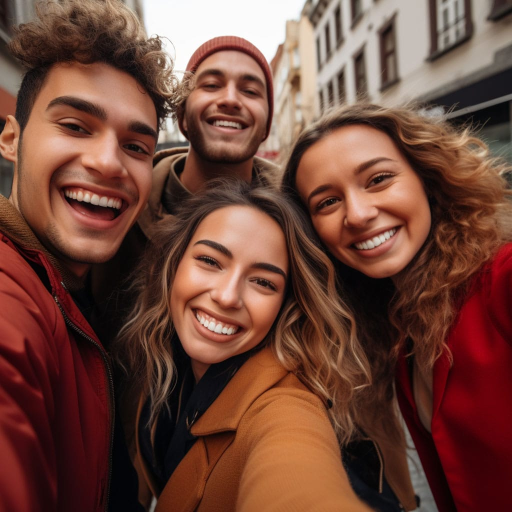
#> input picture ts1.jpg, 1024 x 1024 px (shown at 1/2 size)
$ python main.py
#> lines starting #> are read from the running program, lines starting #| are printed output that depends on the picture; after the words box and inside, x2 and y2 are one past the last pixel; in counts of white or black regions, pixels touching at a corner belong together
import cv2
import matplotlib.pyplot as plt

face_cascade = cv2.CascadeClassifier(cv2.data.haarcascades+'haarcascade_frontalface_default.xml')
image = cv2.imread('ts1.jpg')
#> image is the input picture: shape (1024, 1024, 3); mean B, G, R 58, 70.2, 111.6
# convert to rgb
img_rgb = cv2.cvtColor(image, cv2.COLOR_BGR2RGB)
plt.imshow(img_rgb)

# resize the image
image = cv2.resize(image, (400, 600))
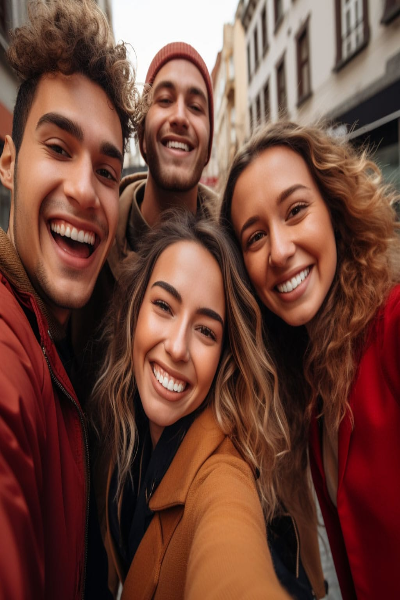
#> image: shape (600, 400, 3); mean B, G, R 57.8, 70.1, 111.5

# convert to gray scale image
gray = cv2.cvtColor(image, cv2.COLOR_BGR2GRAY)
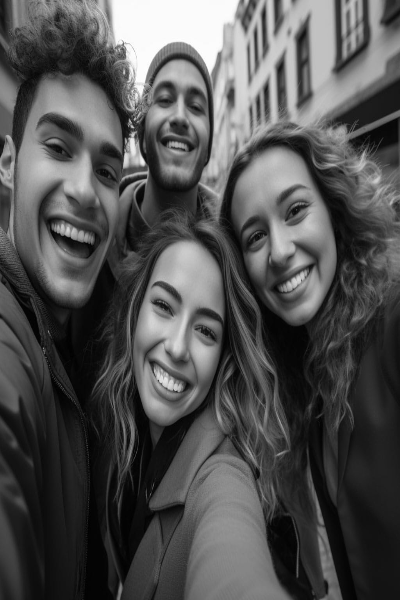
#> gray: shape (600, 400); min 0, max 255, mean 81.1
plt.imshow(gray, cmap='gray')
faces = face_cascade.detectMultiScale(gray)
#> faces = [[36, 218, 75, 75], [248, 230, 96, 96], [128, 62, 102, 102], [112, 323, 101, 101]]
len(faces)
# diplay the faces in the image
for (x, y, w, h) in faces:
    cv2.rectangle(image, (x, y), (x+w, y+h), (0, 255, 0), 2)
#> this loop made 4 passes
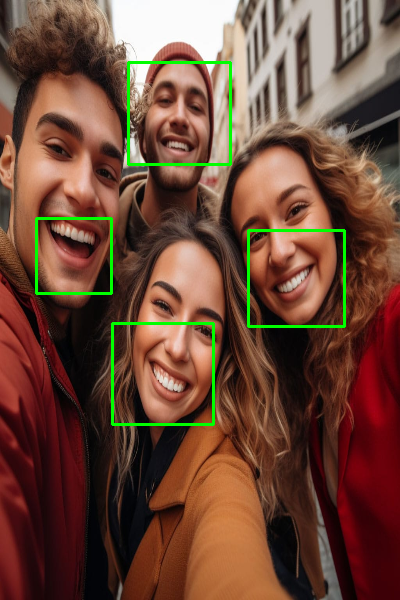
#> image: shape (600, 400, 3); 1.86% of pixels changed, all inside (x1, y1, x2, y2) = (35, 61, 346, 426)
cv2.imshow("Faces ",image)
cv2.waitKey(0)
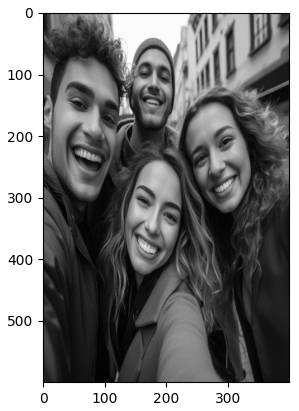
#> figure drawn by matplotlib, 1 panel

$ run again, with ts2.jpg copied over ts1.jpg
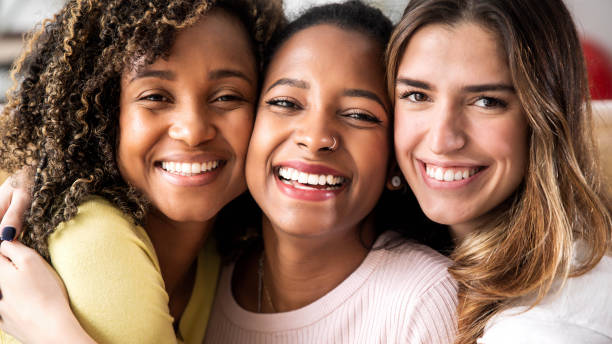
#> input picture ts2.jpg, 612 x 344 px
#> image is the input picture: shape (344, 612, 3); mean B, G, R 92.5, 110.6, 144.3
#> faces = [[156, 294, 85, 85], [75, 94, 104, 104]]
#> the loop `for (x, y, w, h) in faces:` made 2 passes
#> after the loop `for (x, y, w, h) in faces:`:
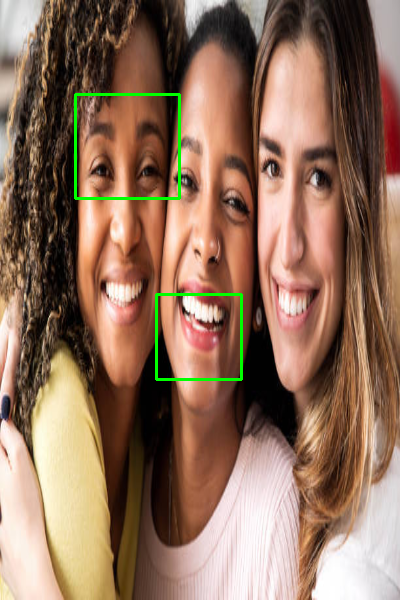
#> image: shape (600, 400, 3); mean B, G, R 91.9, 112.2, 143.1
#> `cv2.waitKey(0)`:
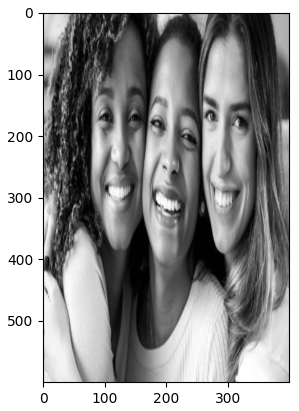
#> figure drawn by matplotlib, 1 panel

$ run again, with ts3.jpg copied over ts1.jpg
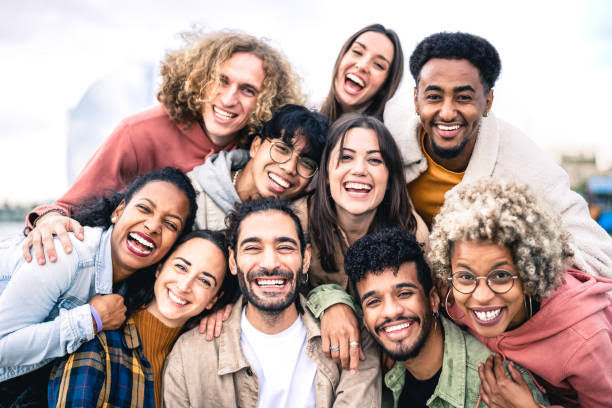
#> input picture ts3.jpg, 612 x 408 px
#> image is the input picture: shape (408, 612, 3); mean B, G, R 156.2, 161.2, 181.9
#> faces = [[160, 407, 35, 35], [205, 234, 58, 58], [226, 410, 57, 57], [133, 334, 84, 84], [86, 397, 64, 64], [250, 113, 88, 88]]
#> the loop `for (x, y, w, h) in faces:` made 6 passes
#> after the loop `for (x, y, w, h) in faces:`:
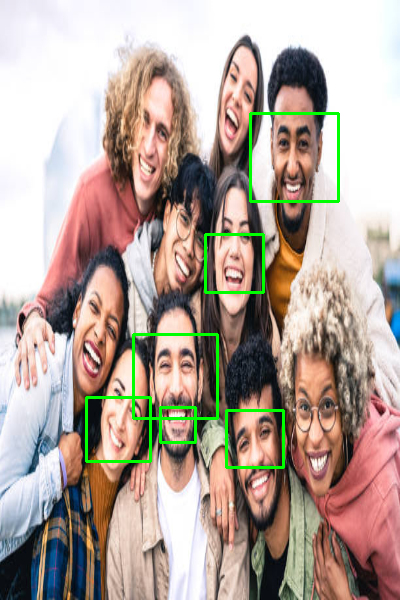
#> image: shape (600, 400, 3); mean B, G, R 154.1, 163.9, 179.3
#> `cv2.waitKey(0)`:
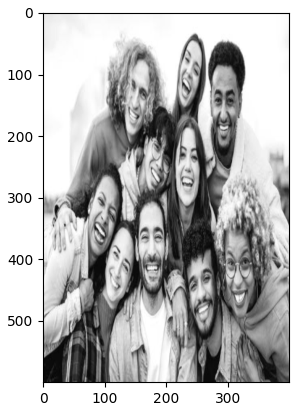
#> figure drawn by matplotlib, 1 panel

$ run again, with test image.jpg copied over ts1.jpg
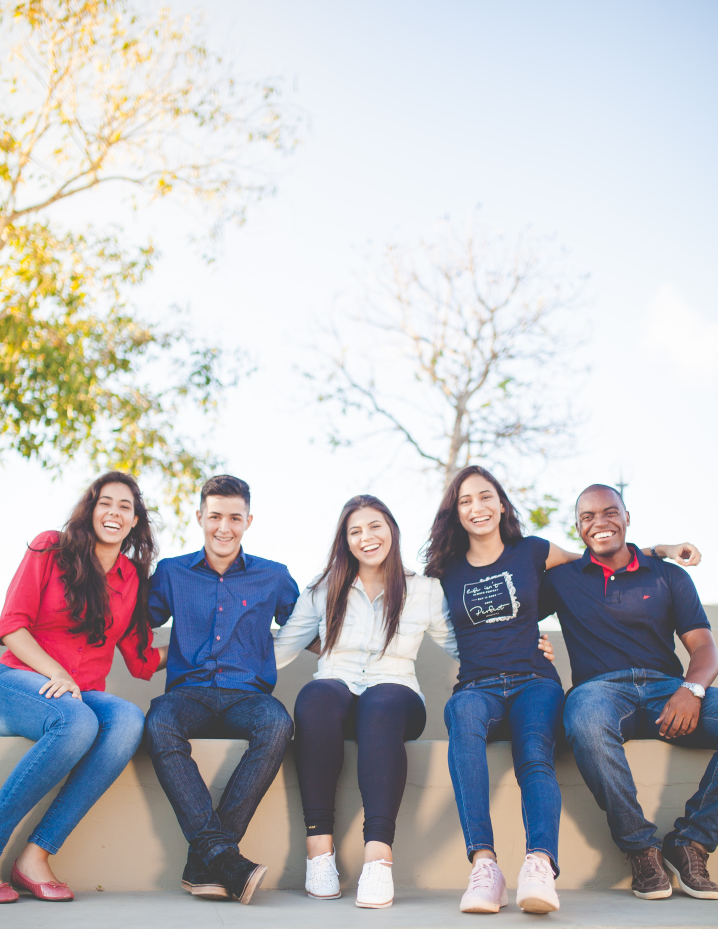
#> input picture test image.jpg, 3589 x 4641 px (shown at 1/5 size)
#> image is the input picture: shape (4641, 3589, 3); mean B, G, R 190.4, 186.2, 187.3
#> faces = [[49, 314, 32, 32], [188, 330, 33, 33], [50, 341, 31, 31], [249, 309, 34, 34], [109, 322, 32, 32]]
#> the loop `for (x, y, w, h) in faces:` made 5 passes
#> after the loop `for (x, y, w, h) in faces:`:
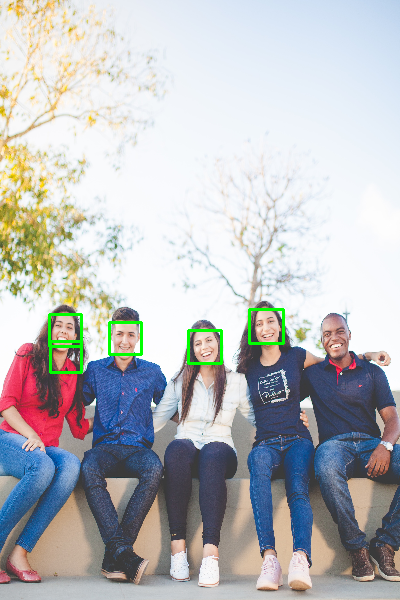
#> image: shape (600, 400, 3); mean B, G, R 189.2, 187, 186
#> `cv2.waitKey(0)`:
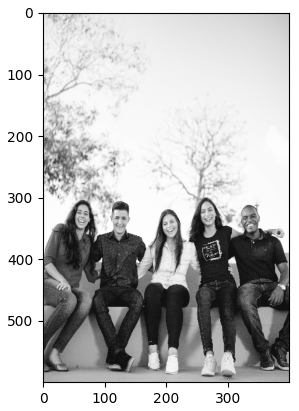
#> figure drawn by matplotlib, 1 panel
